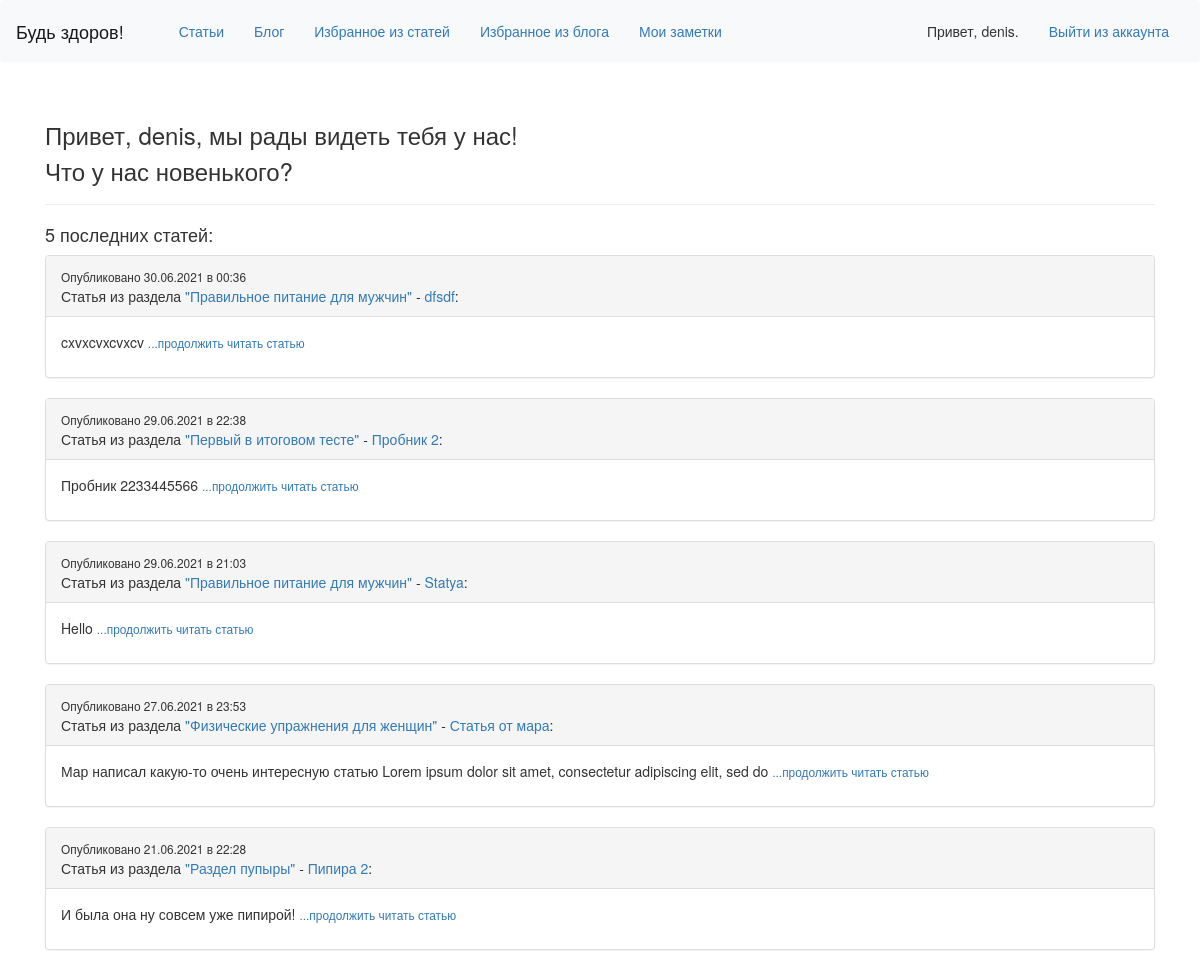
The app's page / (signed in), older data.
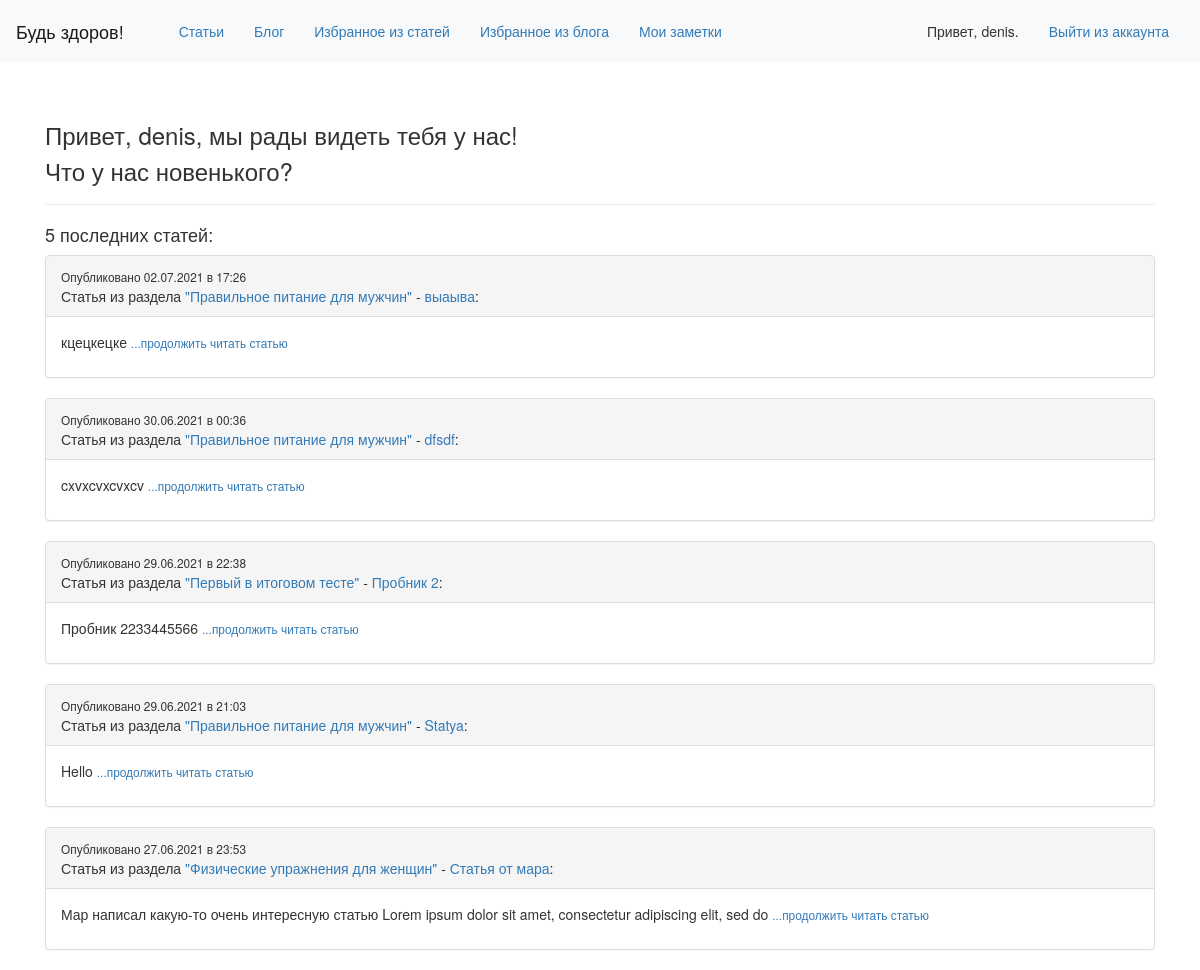
The same page, newer data.
### learning_logs/models.py (models this page shows, shortened)
class Entry(models.Model):
    topic = models.ForeignKey(Topic, on_delete=models.CASCADE)
    title = models.CharField(max_length=50)
    text = models.TextField()
    date_added = models.DateTimeField(auto_now_add=True)
    like = models.ManyToManyField(User, blank=True)
    class Meta:
        verbose_name_plural = 'entries'

class Topic(models.Model):
    text = models.CharField(max_length=200)
    date_added = models.DateTimeField(auto_now_add=True)
    owner = models.ForeignKey(User, on_delete=models.CASCADE)
    topicimage = models.ImageField(upload_to='images', default='images/111.jpg', blank=True, null=True)
    def __str__(self):
        return self.text

### learning_logs/views.py (the view)
# urls.py: url(r'^$', views.index, name='index'),
def index(request):
    top = Entry.objects.order_by('-date_added')[:5]
    read_more = '...продолжить читать статью'
    for entry in top:
        topic = entry.topic
        id = topic.id
        if len(entry.text) > 110:
            entry.text = entry.text[:110]
    context = {'top': top, 'read_more': read_more,'topic':topic, 'id':id}
    return render(request, 'learning_logs/index.html', context)

### learning_logs/templates/learning_logs/index.html (shortened to what this page needs)
{% extends "learning_logs/base.html" %}
{% block header %}
  {% if user.is_authenticated %}
<h3>Привет, {{ user.username }}, мы рады видеть тебя у нас!<br>
  Что у нас новенького?<br>
</h3>
{% endif %}
{% endblock header %}
{% block content %}
{% load static %}
  {% if user.is_authenticated %}
      <h4>5 последних статей:</h4>
    {%for entry in top%}
    <div class="panel panel-default">
      <div class="panel-heading" ">
        <small>Опубликовано {{ entry.date_added|date:'d.m.Y в H:i' }}
        </small>
        <br>
        Статья из раздела
        <a href="{% url 'topic' entry.topic.id %}"> "{{entry.topic}}"</a> -
        <a href="{% url 'entry' entry.id %}"> {{entry.title}}</a>:
      </div>
      <div class="panel-body">
          {{ entry.text }}
          <small>
            <a href="{% url 'entry' entry.id %}">{{ read_more }}</a>
          </small>
      </div>
    </div>
    {% endfor %}
  {% else %}
    <h3>
    <a href="{% url 'users:register' %}">Зарегистрируйтесь</a> или
    <a href="{% url 'users:login' %}">войдите</a> в свой аккаунт и
    начинайте свой путь к здоровому телу прямо сейчас!
  </h3>
  {% endif %}
{% endblock content %}

Row changes from the older to the newer data that the page shows:
no longer on this page (row unchanged): Entry: date_added "21.06.2021 в 22:28", topic "Раздел пупыры", title "Пипира 2", text "И была она ну совсем уже пипирой!", read_more "...продолжить читать статью"
added Entry: date_added "02.07.2021 в 17:26", topic "Правильное питание для мужчин", title "выаыва", text "кцецкецке", read_more "...продолжить читать статью"
